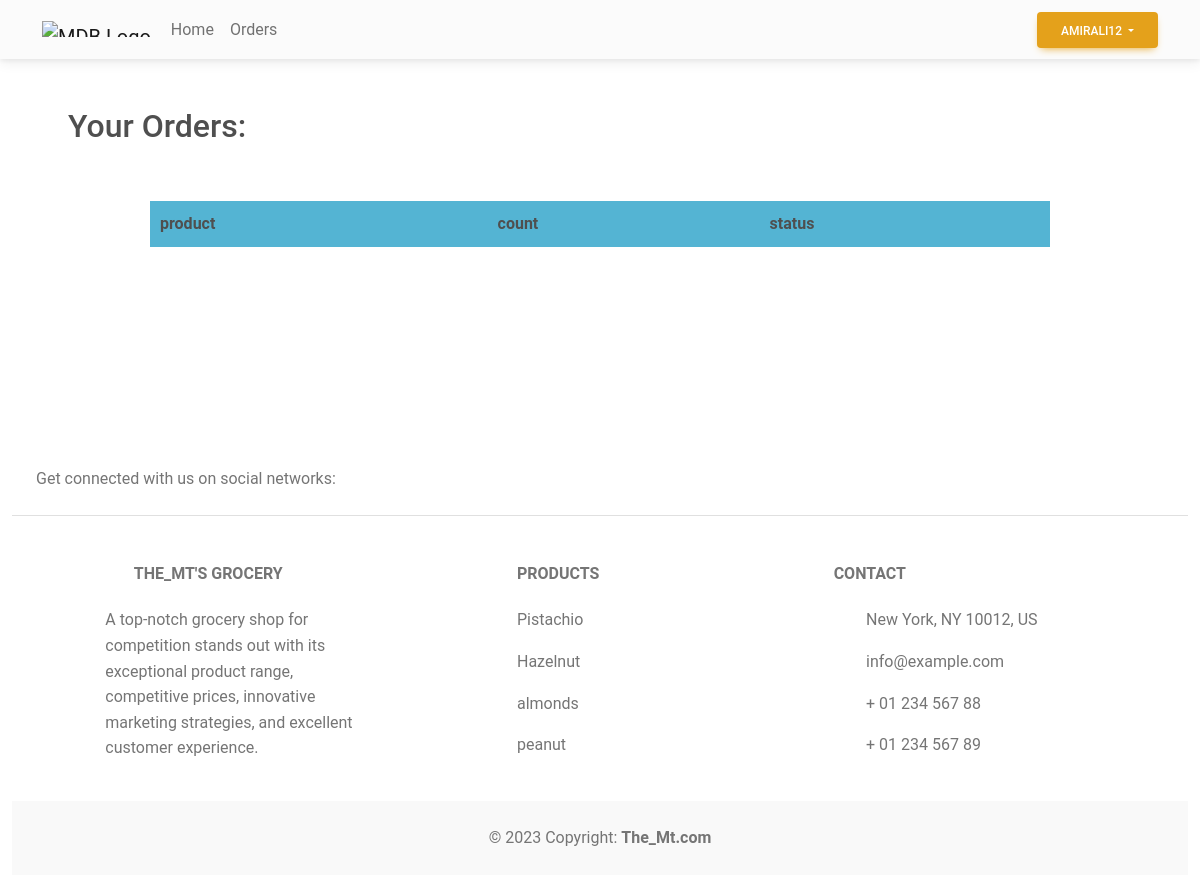
/userOrderList/ (signed in), run on an earlier commit of the app's database.
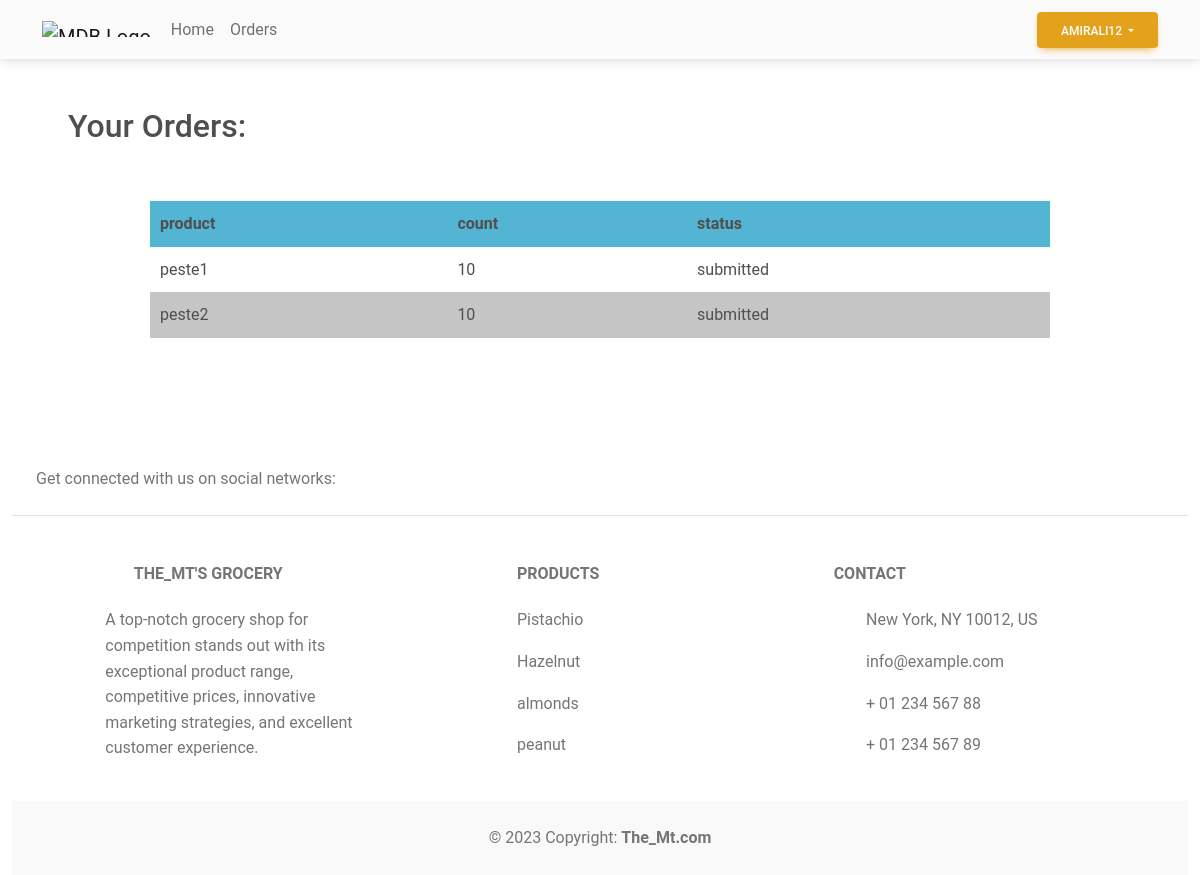
And on a later commit of the database.
### shop/models.py (models this page shows, shortened)
class Order(models.Model):
    user = models.ForeignKey(CustomUser, on_delete=models.CASCADE,default='')
    product = models.ForeignKey(InventoryProduct, on_delete=models.CASCADE,default='')
    quantity = models.PositiveIntegerField(blank=False, null=False, default=0)
    SUBMITTED = 'submitted'
    READY_TO_SEND = 'ready to send'
    STATUS_CHOICES = [(SUBMITTED, 'submitted'),
        (READY_TO_SEND, 'ready to send'),]
    status = models.CharField(max_length=50, choices=STATUS_CHOICES, default=SUBMITTED)

class InventoryProduct(models.Model):
    productId = models.ForeignKey(Product, on_delete=models.CASCADE, verbose_name="Product Name")
    inventoryId = models.ForeignKey(Inventory, on_delete=models.CASCADE, verbose_name="Inventory City")
    quantity = models.IntegerField()

class Product(models.Model):
    name = models.CharField(max_length=200)
    price = models.CharField(max_length=200)
    quantity = models.PositiveIntegerField(verbose_name="Quantity in Kg")
    pType = models.ForeignKey(ProductVariation, on_delete=models.CASCADE, verbose_name="Category Name")
    cityId = models.ForeignKey(City, on_delete=models.CASCADE, verbose_name="City Name")

### shop/views.py (the view)
# urls.py: path('userOrderList/', UserOrderList.as_view(), name='userOrderList'),
class UserOrderList(LoginRequiredMixin, ListView):
    model = Order
    template_name= 'userOrderList.html'
    def get_queryset(self):
        return Order.objects.filter(user=self.request.user)

### templates/userOrderList.html
{% extends 'base.html' %} {% load static %}
{% block cssLinks %}
<link rel="stylesheet" href="{% static 'css/userOrderList.css' %}">
{% endblock cssLinks %}
{% block content %}
<section class="userOrderList mb-5">
  <div class="container-fluid">
    <h2 class="text-capitalize w-75 m-5 px-2">your orders:</h2>
    <div class="row">
      <table class="w-75 mx-auto my-2 ">
        <thead class="bg-info">
            <tr>
                <th>product</th>
                <th>count</th>
                <th>status</th>
            </tr>
        </thead>
        <tbody>
            {% for o in object_list %}
            <tr class="">
              <td>{{ o.product.productId.name }}</td>
              <td>{{ o.quantity }}</td>
              <td>{{ o.status }}</td>
            </tr>
          {% endfor %}
        </tbody>
      </table>
  </div>
  </div>
</section>
{% endblock content %}

What changed in the data, as far as the page shows it:
added Order: product.productId.name "peste1", quantity "10", status "submitted"
added Order: product.productId.name "peste2", quantity "10", status "submitted"
